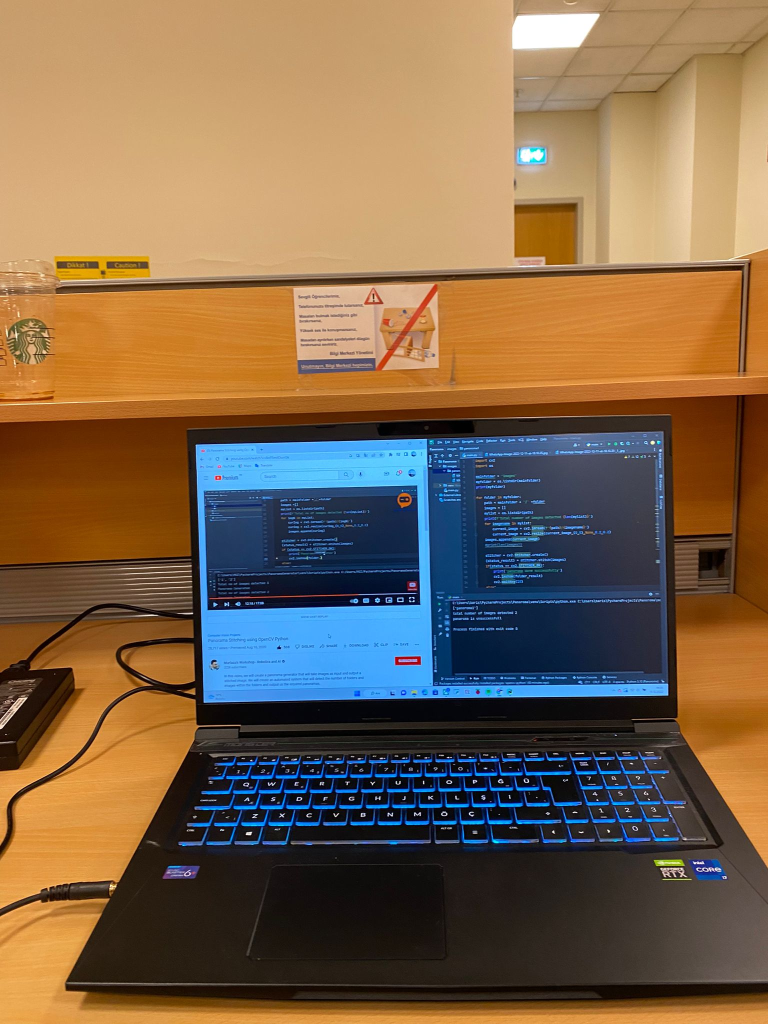
#> input picture StereoPanorama_MertEkici_Codes/Panorama/feature_matching/2.jpeg, 1536 x 2048 px (shown at 1/2 size)
$ python main.py
#> lines starting #> are read from the running program, lines starting #| are printed output that depends on the picture
import cv2
import numpy as np


img_ = cv2.imread('2.jpeg')
#> img_ is the input picture: shape (2048, 1536, 3); mean B, G, R 76, 101.4, 125.7


ratio = img_.shape[1]/img_.shape[0] # keep original width
#> ratio = 0.75

height = 700
width = int(height*ratio)
#> width = 525
dim = (width, height)
#> dim = (525, 700)
img_ = cv2.resize(img_, dim, fx=0.3, fy=0.3)
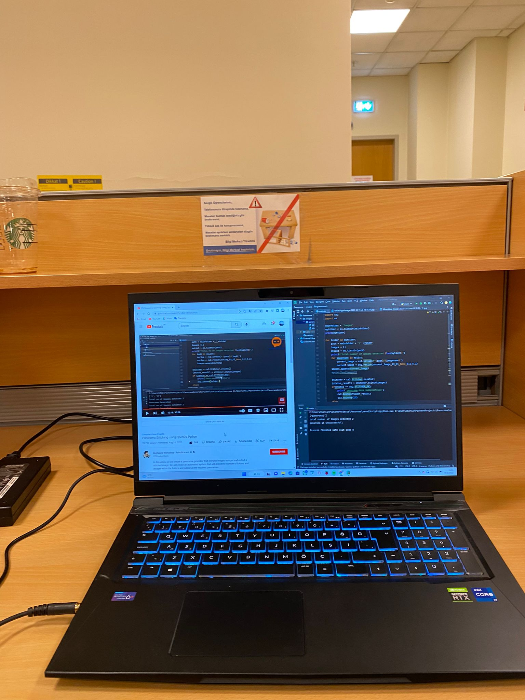
#> img_: shape (700, 525, 3); mean B, G, R 75.9, 101.3, 125.6
img1 = cv2.cvtColor(img_,cv2.COLOR_BGR2GRAY)
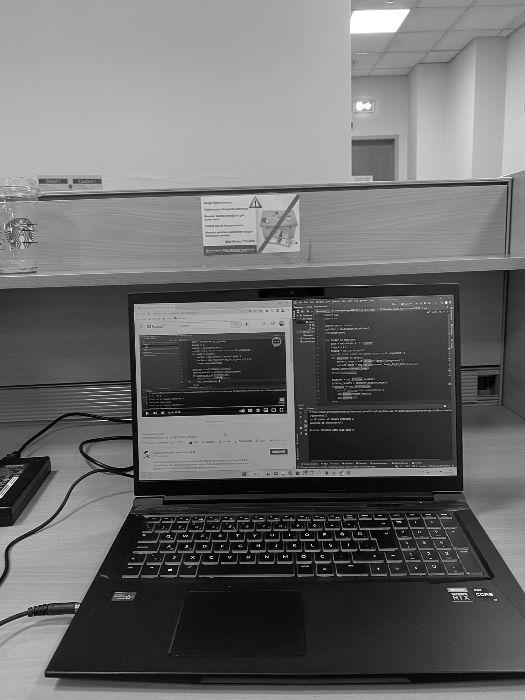
#> img1: shape (700, 525); min 0, max 255, mean 105.7

img = cv2.imread('3.jpeg')
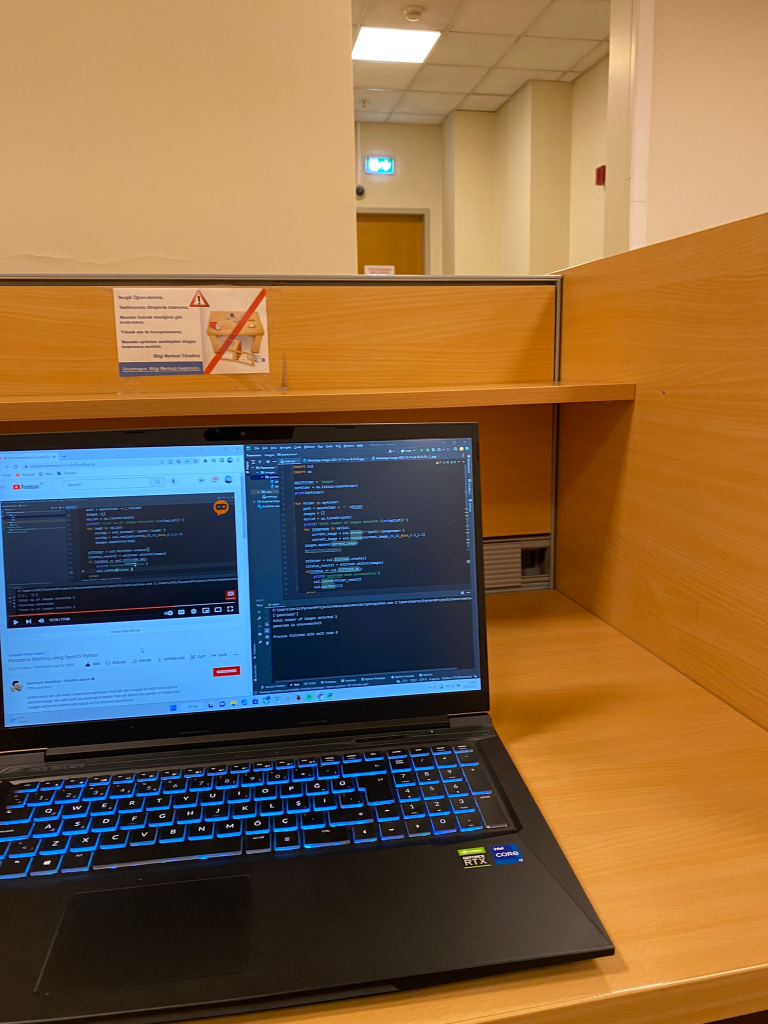
#> input picture StereoPanorama_MertEkici_Codes/Panorama/feature_matching/3.jpeg, 1536 x 2048 px (shown at 1/2 size)
#> img is the input picture: shape (2048, 1536, 3); mean B, G, R 69.4, 102.1, 132.5
img = cv2.resize(img, dim, fx=0.3, fy=0.3)
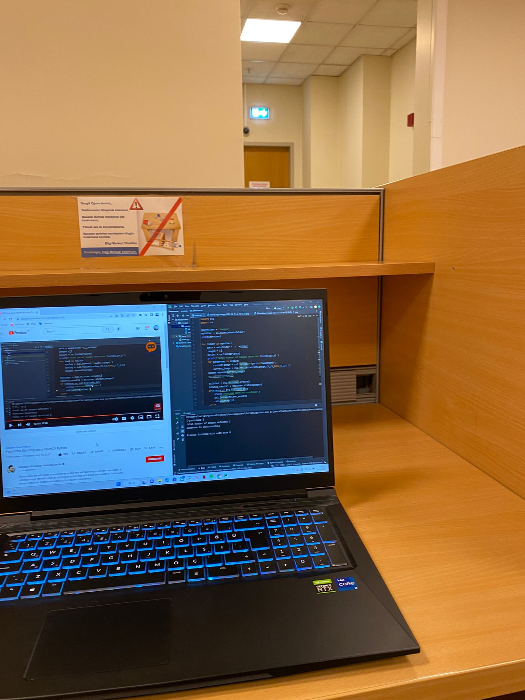
#> img: shape (700, 525, 3); mean B, G, R 69.3, 102, 132.3
img2 = cv2.cvtColor(img,cv2.COLOR_BGR2GRAY)
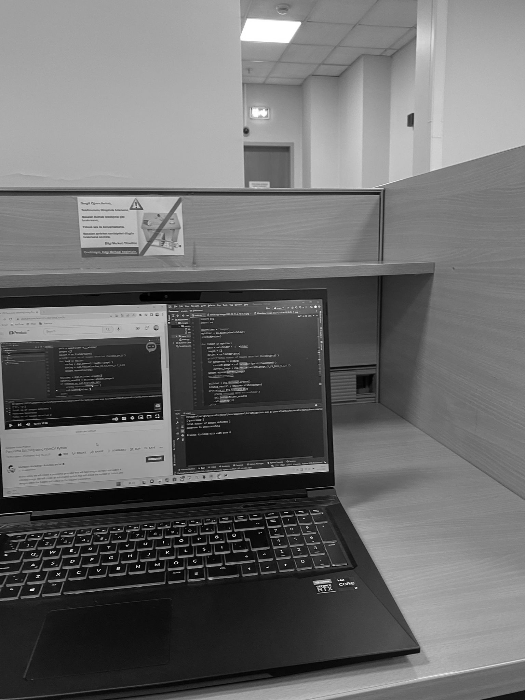
#> img2: shape (700, 525); min 0, max 255, mean 107.4

sift = cv2.SIFT_create()
# find the key points and descriptors with SIFT
kp1, des1 = sift.detectAndCompute(img1,None)
#> kp1 = 808 keypoints; strongest (x, y, size): (324, 534, 1.9), (258, 410, 2.2), (250, 410, 2.4), (243, 411, 2.2)
kp2, des2 = sift.detectAndCompute(img2,None)
#> kp2 = 793 keypoints; strongest (x, y, size): (71, 550, 2), (118, 568, 2.2), (124, 418, 2.5), (10, 425, 1.9)
# [6 lines of commented-out code are left out]
match = cv2.BFMatcher()
matches = match.knnMatch(des1,des2,k=2)
#> matches = 808 matches

good = []
for m,n in matches:
    if m.distance < 0.35*n.distance:
        good.append(m)

    draw_params = dict(matchColor = (0,255,0), # draw matches in green color
                   singlePointColor = None,
                   flags = 2)

    img3 = cv2.drawMatches(img_,kp1,img,kp2,good,None,**draw_params)
    cv2.imshow("original_image_drawMatches.jpg", img3)
#> this loop made 808 passes
#> pass 1, `img3 = cv2.drawMatches(img_,kp1,img,kp2,good,None,**draw_params)`:
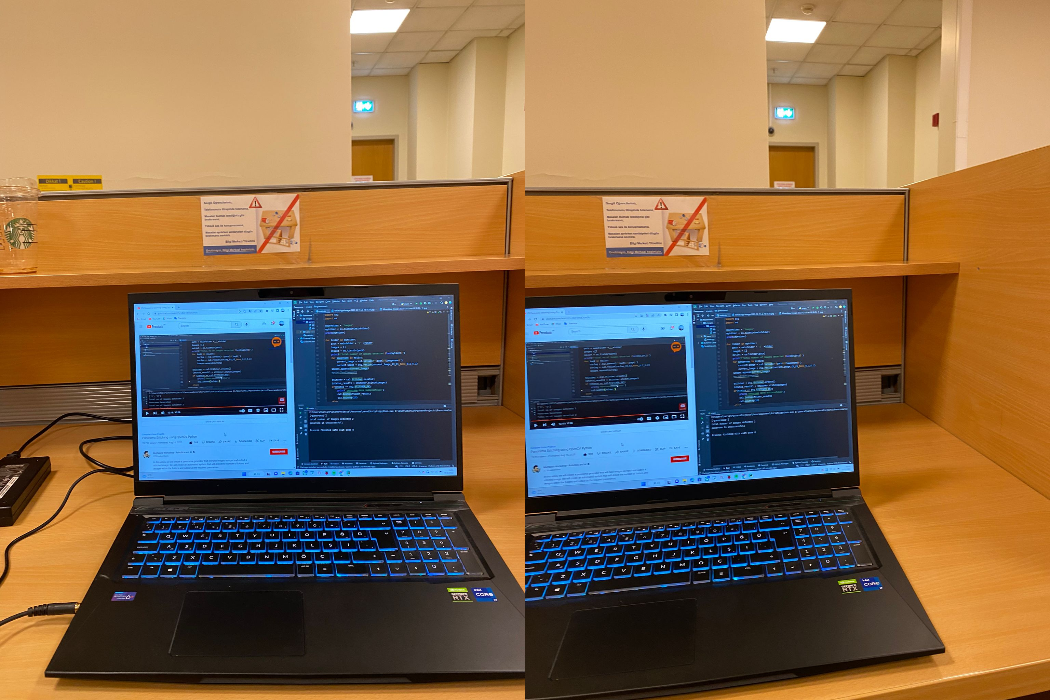
#> img3: shape (700, 1050, 3); mean B, G, R 72.6, 101.7, 129
#> after the loop, good = 42 matches
cv2.waitKey(0)
